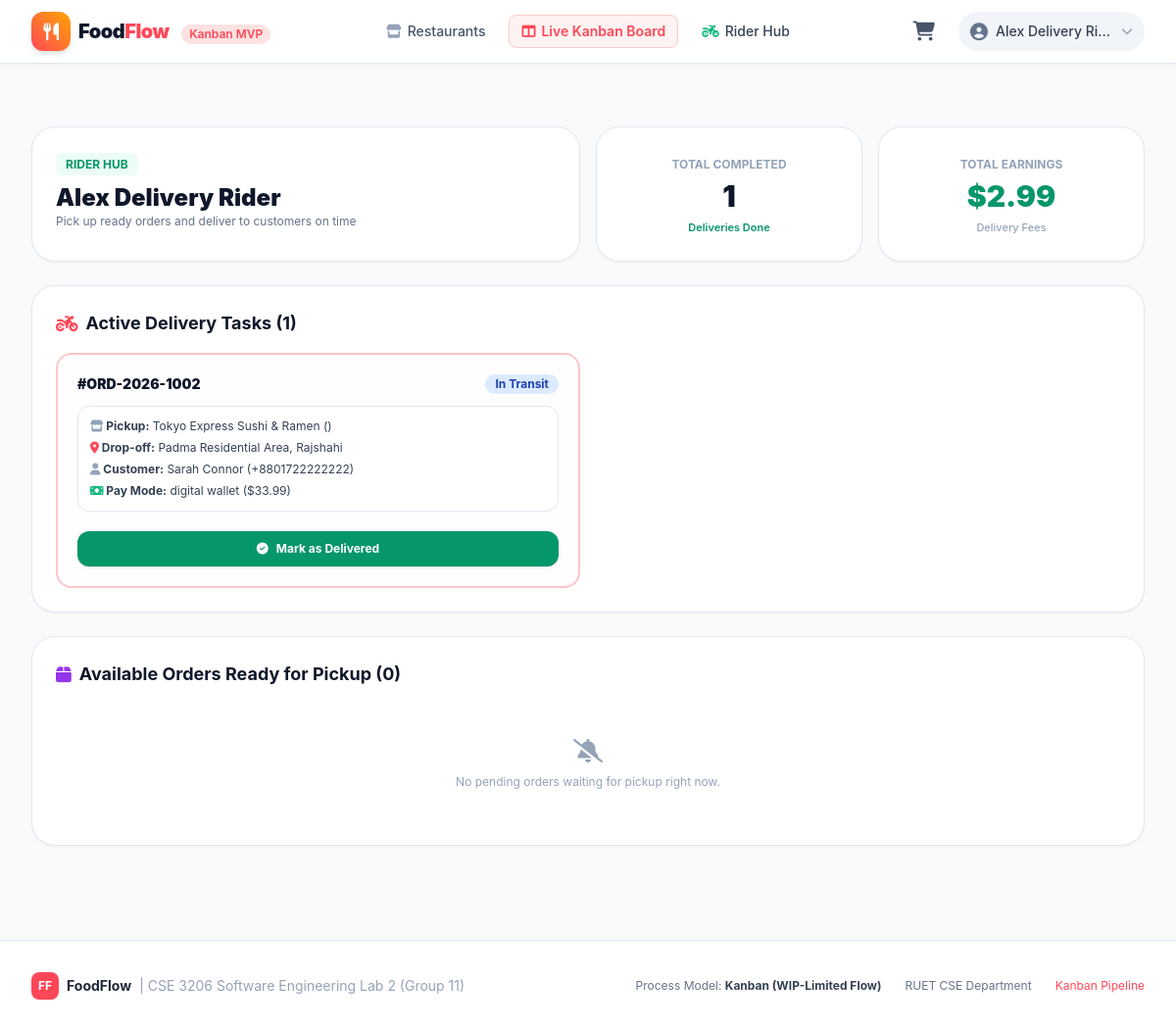
The app's page /delivery/dashboard (signed in) with its own data.
### tables this page shows
CREATE TABLE orders (
    id INTEGER PRIMARY KEY AUTOINCREMENT,
    order_number TEXT UNIQUE NOT NULL,
    customer_id INTEGER NOT NULL,
    restaurant_id INTEGER NOT NULL,
    rider_id INTEGER,
    status TEXT NOT NULL CHECK(status IN ('placed', 'preparing', 'ready', 'in_transit', 'delivered', 'cancelled')),
    total_amount REAL NOT NULL,
    discount_amount REAL DEFAULT 0.0,
    delivery_fee REAL DEFAULT 2.99,
    delivery_address TEXT NOT NULL,
    customer_phone TEXT NOT NULL,
    payment_method TEXT NOT NULL CHECK(payment_method IN ('cash_on_delivery', 'card', 'digital_wallet')),
    payment_status TEXT NOT NULL CHECK(payment_status IN ('pending', 'completed', 'refunded')),
    notes TEXT,
    placed_at TIMESTAMP DEFAULT CURRENT_TIMESTAMP,
    preparing_at TIMESTAMP,
    ready_at TIMESTAMP,
    dispatched_at TIMESTAMP,
    delivered_at TIMESTAMP,
    created_at TIMESTAMP DEFAULT CURRENT_TIMESTAMP,
    updated_at TIMESTAMP DEFAULT CURRENT_TIMESTAMP,
    FOREIGN KEY (customer_id) REFERENCES users(id),
    FOREIGN KEY (restaurant_id) REFERENCES restaurants(id),
    FOREIGN KEY (rider_id) REFERENCES users(id)
);

CREATE TABLE restaurants (
    id INTEGER PRIMARY KEY AUTOINCREMENT,
    owner_id INTEGER NOT NULL,
    name TEXT NOT NULL,
    description TEXT,
    cuisine_type TEXT NOT NULL,
    address TEXT NOT NULL,
    phone TEXT NOT NULL,
    image_url TEXT,
    rating REAL DEFAULT 4.5,
    is_active INTEGER DEFAULT 1,
    created_at TIMESTAMP DEFAULT CURRENT_TIMESTAMP,
    FOREIGN KEY (owner_id) REFERENCES users(id) ON DELETE CASCADE
);

CREATE TABLE users (
    id INTEGER PRIMARY KEY AUTOINCREMENT,
    username TEXT UNIQUE NOT NULL,
    email TEXT UNIQUE NOT NULL,
    password_hash TEXT NOT NULL,
    role TEXT NOT NULL CHECK(role IN ('customer', 'restaurant_owner', 'rider', 'admin')),
    full_name TEXT NOT NULL,
    phone TEXT,
    address TEXT,
    created_at TIMESTAMP DEFAULT CURRENT_TIMESTAMP
);

### src/routes/delivery_routes.py (the view)
@delivery_bp.route('/dashboard')
@role_required('rider')
def dashboard():
    rider_id = session['user_id']
    available_orders = OrderService.get_available_delivery_orders()
    my_orders = OrderService.get_orders_by_rider(rider_id)
    active_deliveries = [o for o in my_orders if o.status in ('ready', 'in_transit')]
    completed_deliveries = [o for o in my_orders if o.status == 'delivered']
    total_earnings = sum(o.delivery_fee for o in completed_deliveries)
    return render_template('delivery/dashboard.html',
                           available_orders=available_orders,
                           active_deliveries=active_deliveries,
                           completed_deliveries=completed_deliveries,
                           total_earnings=round(total_earnings, 2))

### src/database/db.py (called while the page is built)
def get_db(db_path=None):
    if 'db' not in g:
        path = db_path or current_app.config.get('DATABASE_PATH', Config.DATABASE_PATH)
        g.db = sqlite3.connect(path)
        g.db.row_factory = sqlite3.Row
        g.db.execute("PRAGMA foreign_keys = ON;")
    return g.db

def query_db(query, args=(), one=False, db_path=None):
    db = get_db(db_path)
    cur = db.execute(query, args)
    rv = cur.fetchall()
    cur.close()
    return (dict(rv[0])) if rv and one else ([dict(r) for r in rv] if not one else None)

### src/models/order.py (called while the page is built)
    @classmethod
    def from_dict(cls, data: dict):
        if not data:
            return None
        return cls(
            id=data.get('id'),
            order_id=data.get('order_id'),
            menu_item_id=data.get('menu_item_id'),
            item_name=data.get('item_name'),
            unit_price=float(data.get('unit_price', 0.0)),
            quantity=int(data.get('quantity', 1)),
            subtotal=float(data.get('subtotal', 0.0))
        )

### src/routes/auth_routes.py (called while the page is built)
def role_required(*roles):
    def decorator(f):
        @wraps(f)
        def decorated_function(*args, **kwargs):
            if 'user_id' not in session:
                flash('Please log in to access this page.', 'warning')
                return redirect(url_for('auth.login', next=request.url))
            user_role = session.get('user_role')
            if user_role not in roles and user_role != 'admin':
                flash('You do not have permission to access this resource.', 'danger')
                return redirect(url_for('customer.index'))
            return f(*args, **kwargs)
        return decorated_function
    return decorator

### src/services/order_service.py (called while the page is built)
    @staticmethod
    def get_available_delivery_orders():
        sql = """
            SELECT o.*, r.name as restaurant_name, r.address as restaurant_address, c.full_name as customer_name
            FROM orders o
            JOIN restaurants r ON o.restaurant_id = r.id
            JOIN users c ON o.customer_id = c.id
            WHERE o.status = 'ready' AND o.rider_id IS NULL
            ORDER BY o.id ASC
        """
        rows = query_db(sql)
        orders = []
        for r in rows:
            ord_obj = Order.from_dict(r)
            item_rows = query_db("SELECT * FROM order_items WHERE order_id = ?", (ord_obj.id,))
            ord_obj.items = [OrderItem.from_dict(it) for it in item_rows]
            orders.append(ord_obj)
        return orders

### src/templates/delivery/dashboard.html (shortened to what this page needs)
{% extends "base.html" %}
{% block content %}
<div class="space-y-6 my-6">
    <div class="grid grid-cols-1 md:grid-cols-4 gap-4">
        <div class="bg-white p-6 rounded-3xl border border-slate-200 shadow-sm md:col-span-2">
            <span class="text-xs font-bold text-emerald-600 bg-emerald-50 px-2.5 py-1 rounded-md uppercase">Rider Hub</span>
            <h1 class="text-2xl font-black text-slate-900 mt-2">{{ session.get('full_name') }}</h1>
            <p class="text-xs text-slate-500">Pick up ready orders and deliver to customers on time</p>
        </div>
        <div class="bg-white p-6 rounded-3xl border border-slate-200 shadow-sm text-center">
            <span class="text-xs font-bold text-slate-400 uppercase">Total Completed</span>
            <p class="text-3xl font-black text-slate-900 mt-1">{{ completed_deliveries|length }}</p>
            <span class="text-[11px] text-emerald-600 font-semibold">Deliveries Done</span>
        </div>
        <div class="bg-white p-6 rounded-3xl border border-slate-200 shadow-sm text-center">
            <span class="text-xs font-bold text-slate-400 uppercase">Total Earnings</span>
            <p class="text-3xl font-black text-emerald-600 mt-1">${{ "%.2f"|format(total_earnings) }}</p>
            <span class="text-[11px] text-slate-400 font-medium">Delivery Fees</span>
        </div>
    </div>
    <div class="bg-white rounded-3xl border border-slate-200 p-6 shadow-sm">
        <h2 class="text-lg font-bold text-slate-900 mb-4 flex items-center gap-2">
            <i class="fa-solid fa-motorcycle text-primary"></i> Active Delivery Tasks ({{ active_deliveries|length }})
        </h2>
        {% if active_deliveries %}
            <div class="grid grid-cols-1 md:grid-cols-2 gap-4">
                {% for order in active_deliveries %}
                    <div class="border-2 border-primary/30 rounded-2xl p-5 bg-red-50/20 space-y-3">
                        <div class="flex items-center justify-between">
                            <span class="font-black text-slate-900 text-sm">#{{ order.order_number }}</span>
                            {% if order.status == 'ready' %}
                                <span class="px-2.5 py-0.5 bg-purple-100 text-purple-800 text-xs font-bold rounded-full">Ready at Restaurant</span>
                            {% elif order.status == 'in_transit' %}
                                <span class="px-2.5 py-0.5 bg-blue-100 text-blue-800 text-xs font-bold rounded-full animate-pulse">In Transit</span>
                            {% endif %}
                        </div>
                        <div class="space-y-1.5 text-xs text-slate-700 bg-white p-3 rounded-xl border border-slate-200">
                            <p><strong><i class="fa-solid fa-store text-slate-400"></i> Pickup:</strong> {{ order.restaurant_name }} ({{ order.restaurant_address }})</p>
                            <p><strong><i class="fa-solid fa-location-dot text-primary"></i> Drop-off:</strong> {{ order.delivery_address }}</p>
                            <p><strong><i class="fa-solid fa-user text-slate-400"></i> Customer:</strong> {{ order.customer_name }} ({{ order.customer_phone }})</p>
                            <p><strong><i class="fa-solid fa-money-bill text-emerald-500"></i> Pay Mode:</strong> {{ order.payment_method.replace('_', ' ') }} (${{ "%.2f"|format(order.total_amount) }})</p>
                        </div>
                        <div class="pt-2 flex gap-2">
                            {% if order.status == 'ready' %}
                                <form method="POST" action="{{ url_for('delivery.update_status', order_id=order.id) }}" class="w-full">
                                    <input type="hidden" name="target_status" value="in_transit">
                                    <button type="submit" class="w-full py-2.5 bg-blue-600 hover:bg-blue-700 text-white font-bold text-xs rounded-xl shadow transition flex items-center justify-center gap-2">
                                        <i class="fa-solid fa-box-open"></i> Picked Up - Start Delivery
                                    </button>
                                </form>
                            {% elif order.status == 'in_transit' %}
                                <form method="POST" action="{{ url_for('delivery.update_status', order_id=order.id) }}" class="w-full">
                                    <button type="submit" class="w-full py-2.5 bg-emerald-600 hover:bg-emerald-700 text-white font-bold text-xs rounded-xl shadow transition flex items-center justify-center gap-2">
                                        <i class="fa-solid fa-circle-check"></i> Mark as Delivered
                                    </button>
                                </form>
                            {% endif %}
                        </div>
                    </div>
                {% endfor %}
            </div>
        {% else %}
            <p class="text-xs text-slate-400">No active delivery assignments at this moment.</p>
        {% endif %}
    </div>
    <div class="bg-white rounded-3xl border border-slate-200 p-6 shadow-sm">
        <h2 class="text-lg font-bold text-slate-900 mb-4 flex items-center gap-2">
            <i class="fa-solid fa-box text-purple-600"></i> Available Orders Ready for Pickup ({{ available_orders|length }})
        </h2>
        {% if available_orders %}
            <div class="space-y-3">
                {% for order in available_orders %}
                    <div class="p-4 rounded-2xl border border-slate-200 bg-slate-50 flex flex-col md:flex-row justify-between items-start md:items-center gap-4">
                        <div class="space-y-1 text-xs">
                            <div class="flex items-center gap-2">
                                <span class="font-bold text-slate-900 text-sm">#{{ order.order_number }}</span>
                                <span class="text-slate-500">from <strong>{{ order.restaurant_name }}</strong></span>
                            </div>
                            <p class="text-slate-600"><i class="fa-solid fa-location-dot text-slate-400"></i> Deliver to: {{ order.delivery_address }}</p>
                            <p class="text-slate-400">Earning for this order: <strong class="text-emerald-600">${{ "%.2f"|format(order.delivery_fee) }}</strong></p>
                        </div>
                        <form method="POST" action="{{ url_for('delivery.accept_order', order_id=order.id) }}">
                            <button type="submit" class="px-4 py-2 bg-emerald-600 hover:bg-emerald-700 text-white font-bold text-xs rounded-xl shadow transition flex items-center gap-1.5">
                                <i class="fa-solid fa-hand-holding-hand"></i> Accept Job
                            </button>
                        </form>
                    </div>
                {% endfor %}
            </div>
        {% else %}
            <div class="text-center py-8 text-slate-400">
                <i class="fa-solid fa-bell-slash text-2xl mb-2"></i>
                <p class="text-xs">No pending orders waiting for pickup right now.</p>
            </div>
        {% endif %}
    </div>
</div>
{% endblock %}

### src/static/css/style.css (style rules this page uses)
:root { --primary: #FF5A5F; --primary-hover: #E0484D; --secondary: #00A699; --dark: #2B2D42; --light-bg: #F8F9FA; --card-bg: #FFFFFF; }
body { background-color: #F7F9FC; font-family: 'Inter', -apple-system, BlinkMacSystemFont, "Segoe UI", Roboto, sans-serif; color: #333333; }

### records on screen
orders: order_number "ORD-2026-1002", status "In Transit", restaurant_name "Tokyo Express Sushi & Ramen", delivery_address "Padma Residential Area, Rajshahi", customer_name "Sarah Connor", customer_phone "+8801722222222", payment_method.replace "digital wallet", total_amount "33.99"

### other values on screen
{{ session.get('full_name') }} "Alex Delivery Ri…"
{{ session.get('full_name') }} "Alex Delivery Rider"
{{ completed_deliveries|length }} "1"
{{ "%.2f"|format(total_earnings) }} "2.99"
{{ active_deliveries|length }} "1"
{{ available_orders|length }} "0"
